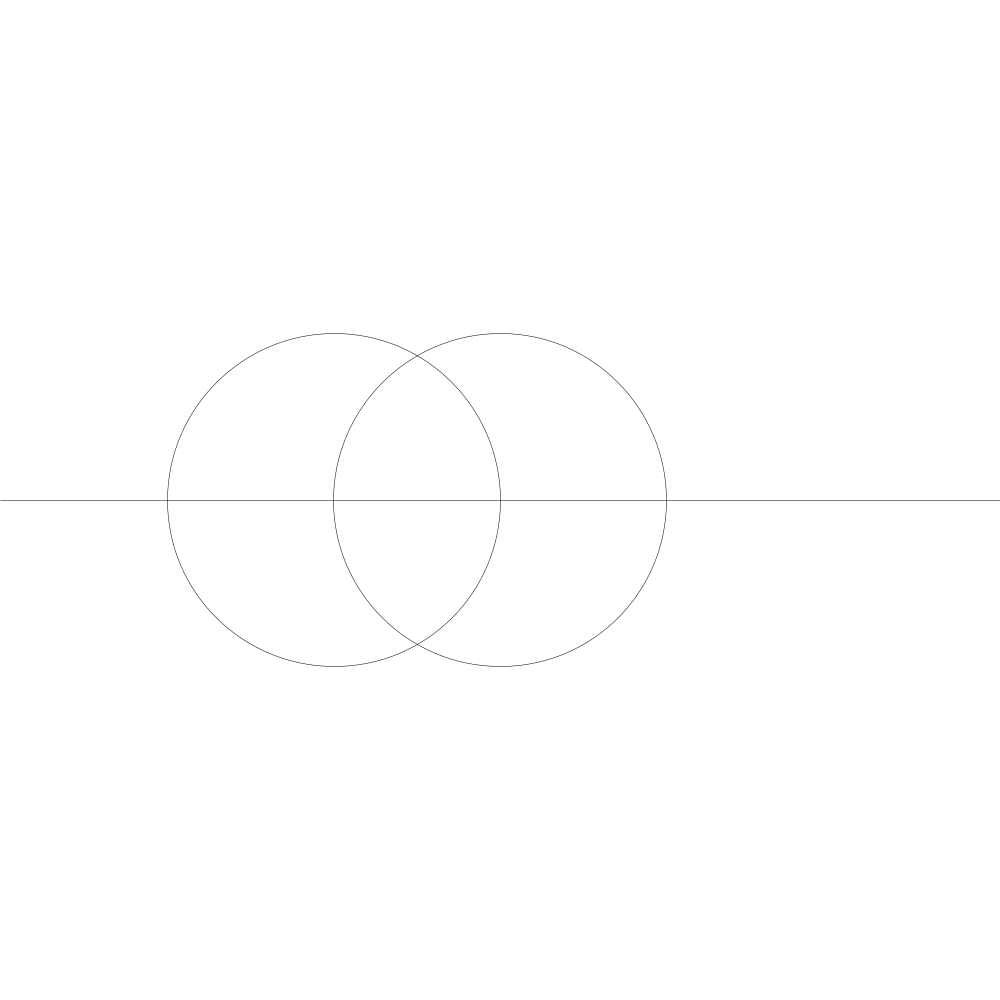
Frame 1 (no input)
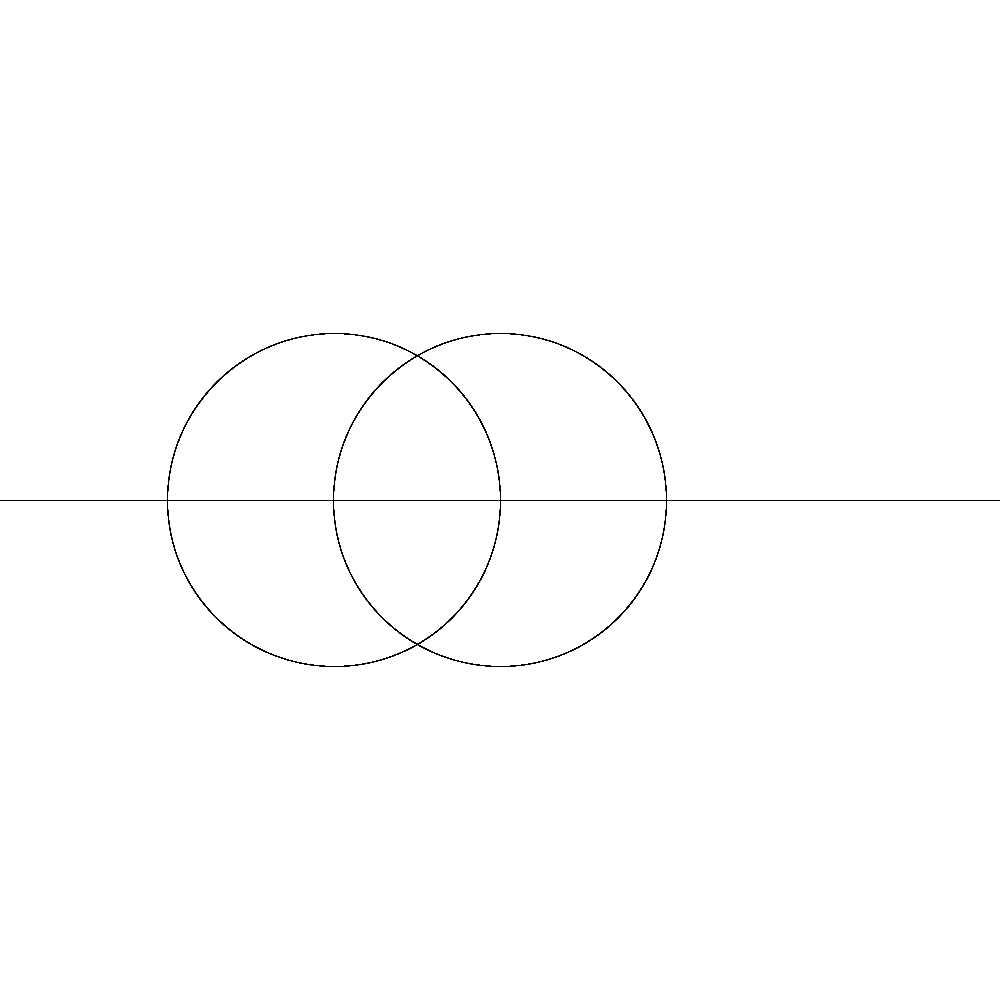
Frame 60 (the mouse pressed at the canvas centre just before this capture)
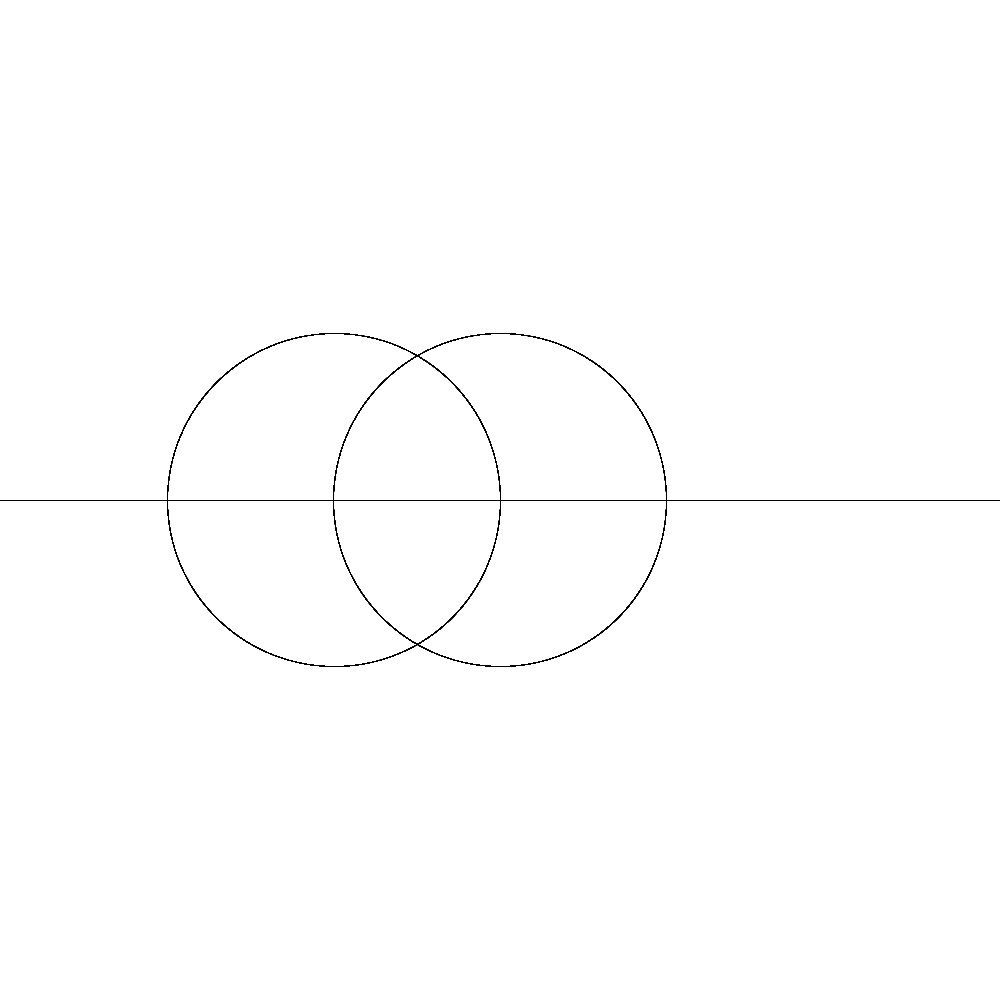
Frame 120 (the mouse held since frame 60 and released just before this capture)

The Processing sketch that drew these frames (run headless with seeded random() and noise(); from frame 60 on, the mouse is pressed at the canvas centre):

// Processing sketch: islamic_hexagon
// ── islamic_hexagon.pde
int radius, diameter;

void setup() {
  size(1000, 1000);
  background(255);
  strokeWeight(0.5);
  stroke(0);
  fill(255, 255, 255, 0);
  
  diameter = width / 3;
  radius = diameter / 2;
}

void draw() {
  line(0, height / 2, width, height/2);
  
  circle(width / 2, height / 2, diameter);
  
  circle(width / 2 - radius, height / 2, diameter);
}
